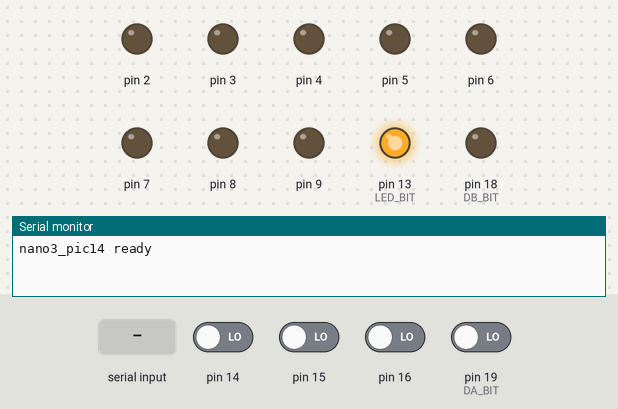
A sketch run on a simulated Arduino Nano, built for the host (arithmetic inside an expression is 32-bit, double 64-bit). Parts: output pins drawn as LEDs (lit = HIGH), the last lines printed to the serial monitor. The test bench sets the inputs (shaded band); at power-on: pin 14–16, pin 19 (DA_BIT) LOW. Pins used as bus, display or sensor lines are not drawn.

Above: at 1.2 s.
1.3 s: "S" received over Serial
2.8 s: "?" received over Serial
4.3 s: "R" received over Serial
At 43.0 s:
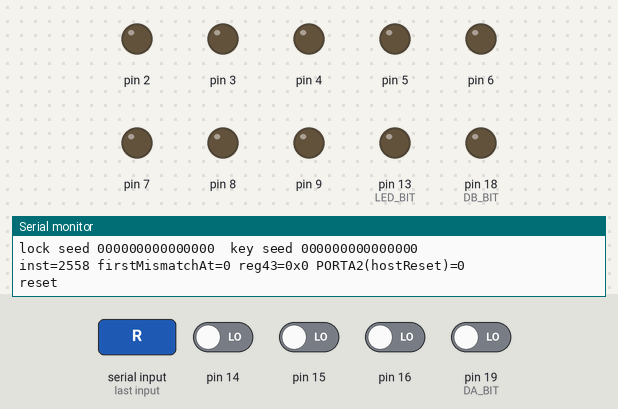
Timing chart, 0 to 43.2 s (numbered marks = the images above; inputs shaded):
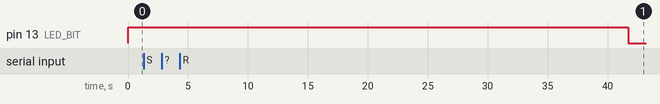

Measured:
- after the input at 4.3 s, pin 13 (LED_BIT): HIGH → LOW after 37.4 s instead of 33.1 s

The sketch:

nano3_pic14.ino
```cpp
// Nano-3: SuperCIC の Lock を「アルゴリズムを読んで移植」せず、
// アセンブル済みバイナリ(supercic-lock.hex)をそのまま解釈実行する。
//
// ■ なぜこの形にしたか
// 2日間「アセンブラを読んでアルゴリズムを抽出し、自分の設計で組み直す」を
// やり続け、そのたびに読み違えて実機で総当りに戻った。
// supercic-lock.hex は sanniのOSCRがSA-1を吸うのに実際使っている実装。
// 動いているバイナリをそのまま実行すれば、読み違えようがない。
// PC側の pic14.py で同じインタプリタを検証済み（lock/keyシード表が本家と完全一致）。
//
// ■ タイミングの考え方
// lock.asm は _EC_OSC（外部クロック）設定。PICの1命令 = 外部クロック4発
// （goto/call/スキップ成立時は2命令分＝8発）。実機のKeyは**パルス数**で
// 反応することを確認済み（間引きを変えても同じパルス数で反応した）ので、
// 絶対時間は問わない。だからAVR側は「1命令ぶんのクロックパルスを正確な
// 発数だけ出す」ことだけ気にすればよく、実時間の制約がない。
//
// ■ 入出力のタイミング
// 各PIC命令について: 実行前のポート状態でGPIO読み込みを解決し、
// 実行でGPIOへの書き込みがあれば新しい値を反映してから、
// その命令の長さ分のクロックパルスを送る。
//
// ■ ポート対応（lock.asm より）
//   PIC PORTC.0 -> A4(PC4) -> ソケット2番 -> カート24（データ）
//   PIC PORTC.1 -> A5(PC5) -> ソケット1番 -> カート55（データ）
//   PIC PORTC.2 -> A3(PC3) -> ソケット11番 -> カート25（Keyへのリセット出力）
//   クロック    -> D12(PB4) -> ソケット7番 -> カート56/57
//   PIC PORTA.2 (ホストリセット解除) は物理配線なし。内部状態のみ追跡。
//
// ■ LEDの意味（D13 = PB5）
// アルゴリズム自身が握手の成否を 0x43 のbit1(key invalid)に持っている。
// 外部で判定ロジックを作る必要がない。
//   点灯 = 現在 key valid（照合が合っている）
//   消灯 = key invalid（不一致を検出した）
//
// ■ シリアル
// 開発中の検証用。'S'を送るとシード表を、'?'を送ると現在のラウンド数と
// valid フラグを返す。最終的にPCと繋がない自律運用にするときは、
// setup()のSerial初期化を残したままでも実害はない（read()が何もなければ素通り）。

#include <Arduino.h>
#include "nano3_pic14_rom.h"

#define CLK_BIT _BV(PB4)
#define RST_BIT _BV(PC3)     // 使わない。PIC PORTC.2 が直接カート25を駆動する
// A4/A5とPIC PORTC.0/.1の対応は未確定（旧プロトコルでも swap フラグで
// 両方試していた）。最初の実機テストで最初のビット交換から即座に
// 不一致になったため、まず入れ替えて試す。
#define DA_BIT  _BV(PC5)     // PIC PORTC.0 <-> カート55(A5)
#define DB_BIT  _BV(PC4)     // PIC PORTC.1 <-> カート24(A4)
#define LED_BIT _BV(PB5)

static inline void clkPulse() {
  PORTB |= CLK_BIT;
  PORTB &= (uint8_t)~CLK_BIT;
}

// ---- PIC16F630 コア ----
// レジスタ番地は Python版(pic14.py)と同じマッピング。
// 0x02=PCL 0x03=STATUS 0x04=FSR 0x05=PORTA 0x07=PORTC
// 0x85=TRISA 0x87=TRISC （バンク1側の実体）
uint8_t picRam[256];
uint8_t picW;
uint16_t picPC;
uint16_t picStack[8];
uint8_t picSp;
bool picSkip;

static inline uint8_t picBank() { return (picRam[0x03] >> 5) & 1; }

// 両バンク共通のレジスタ。ここを忘れるとバンク1での STATUS操作が
// 別番地に書かれてバンクが戻らなくなる（PC版で一度ハマった）。
static inline bool isCommon(uint8_t f) {
  return f == 0x02 || f == 0x03 || f == 0x04 || f == 0x0A || f == 0x0B;
}

static uint8_t picAddr(uint8_t f) {
  if (f == 0) {                       // INDF
    f = picRam[0x04] & 0x7F;
    if (f == 0) return 0;
  }
  if (isCommon(f)) return f;
  if ((f & 0x7F) >= 0x70) return (uint8_t)((f & 0x7F) | 0x80);
  return (uint8_t)(f | (picBank() << 7));
}

// 物理ピンの読み書き。PORTC.0/1 = データ線(1kΩ越し)、PORTC.2 = Keyリセット。
static void picPortWrite(uint8_t addr, uint8_t val) {
  if (addr == 0x07) {                 // PORTC
    uint8_t trisc = picRam[0x87];
    // TRIS=0(出力)のビットだけ実ピンへ反映する
    if (!(trisc & 0x01)) { if (val & 0x01) PORTC |= DA_BIT; else PORTC &= (uint8_t)~DA_BIT; }
    if (!(trisc & 0x02)) { if (val & 0x02) PORTC |= DB_BIT; else PORTC &= (uint8_t)~DB_BIT; }
    if (!(trisc & 0x04)) { if (val & 0x04) PORTC |= RST_BIT; else PORTC &= (uint8_t)~RST_BIT; }
  }
}

static void picTrisWrite(uint8_t addr, uint8_t val) {
  if (addr == 0x87) {                 // TRISC
    DDRC = (uint8_t)((DDRC & ~(DA_BIT | DB_BIT | RST_BIT))
           | ((val & 0x01) ? 0 : DA_BIT)
           | ((val & 0x02) ? 0 : DB_BIT)
           | ((val & 0x04) ? 0 : RST_BIT));
  }
}

static uint8_t picRd(uint8_t f) {
  uint8_t a = picAddr(f);
  if (a == 0x07) {                    // PORTC 読み込みは実ピンの電位を見る
    uint8_t v = picRam[a] & 0xF8;     // 上位ビットは内部ラッチのまま
    if (PINC & DA_BIT) v |= 0x01;
    if (PINC & DB_BIT) v |= 0x02;
    if (PINC & RST_BIT) v |= 0x04;
    return v;
  }
  if (a == 0x05) return picRam[a];    // PORTA は物理配線なし。ラッチをそのまま返す
  return picRam[a];
}

static void picWr(uint8_t f, uint8_t v) {
  uint8_t a = picAddr(f);
  picRam[a] = v;
  if (a == 0x07) picPortWrite(a, v);
  else if (a == 0x87) picTrisWrite(a, v);
}

static void picSetZ(uint8_t v) {
  if (v == 0) picRam[0x03] |= 0x04; else picRam[0x03] &= (uint8_t)~0x04;
}
static void picSetC(bool c) {
  if (c) picRam[0x03] |= 0x01; else picRam[0x03] &= (uint8_t)~0x01;
}
static inline uint8_t picGetC() { return picRam[0x03] & 1; }

// 命令を実行し、消費サイクル数(1か2)を返す。
static uint8_t picExec(uint16_t op) {
  uint8_t f = op & 0x7F;
  uint8_t d = (op >> 7) & 1;
  uint8_t b = (op >> 7) & 7;
  uint8_t k = op & 0xFF;
  uint8_t cyc = 1;

  auto store = [&](uint8_t v) {
    if (d) picWr(f, v); else picW = v;
  };

  if ((op & 0x3F00) == 0x0700) {                    // ADDWF
    uint16_t v = (uint16_t)picRd(f) + picW;
    picSetC(v > 0xFF); picSetZ((uint8_t)v); store((uint8_t)v);
  } else if ((op & 0x3F00) == 0x0500) {              // ANDWF
    uint8_t v = picRd(f) & picW; picSetZ(v); store(v);
  } else if ((op & 0x3F80) == 0x0180) {              // CLRF
    picWr(f, 0); picSetZ(0);
  } else if ((op & 0x3F80) == 0x0100) {              // CLRW
    picW = 0; picSetZ(0);
  } else if ((op & 0x3F00) == 0x0900) {              // COMF
    uint8_t v = (uint8_t)~picRd(f); picSetZ(v); store(v);
  } else if ((op & 0x3F00) == 0x0300) {              // DECF
    uint8_t v = (uint8_t)(picRd(f) - 1); picSetZ(v); store(v);
  } else if ((op & 0x3F00) == 0x0B00) {              // DECFSZ
    uint8_t v = (uint8_t)(picRd(f) - 1); store(v);
    if (v == 0) { picSkip = true; cyc = 2; }
  } else if ((op & 0x3F00) == 0x0A00) {              // INCF
    uint8_t v = (uint8_t)(picRd(f) + 1); picSetZ(v); store(v);
  } else if ((op & 0x3F00) == 0x0F00) {              // INCFSZ
    uint8_t v = (uint8_t)(picRd(f) + 1); store(v);
    if (v == 0) { picSkip = true; cyc = 2; }
  } else if ((op & 0x3F00) == 0x0400) {              // IORWF
    uint8_t v = picRd(f) | picW; picSetZ(v); store(v);
  } else if ((op & 0x3F00) == 0x0800) {              // MOVF
    uint8_t v = picRd(f); picSetZ(v); store(v);
  } else if ((op & 0x3F80) == 0x0080) {              // MOVWF
    picWr(f, picW);
  } else if ((op & 0x3F9F) == 0x0000) {              // NOP
    ;
  } else if ((op & 0x3F00) == 0x0D00) {              // RLF
    uint8_t v = picRd(f); uint8_t r = (uint8_t)((v << 1) | picGetC());
    picSetC(v & 0x80); store(r);
  } else if ((op & 0x3F00) == 0x0C00) {              // RRF
    uint8_t v = picRd(f); uint8_t r = (uint8_t)((v >> 1) | (picGetC() << 7));
    picSetC(v & 1); store(r);
  } else if ((op & 0x3F00) == 0x0200) {              // SUBWF
    int16_t v = (int16_t)picRd(f) - picW;
    picSetC(v >= 0); picSetZ((uint8_t)v); store((uint8_t)v);
  } else if ((op & 0x3F00) == 0x0E00) {              // SWAPF
    uint8_t v = picRd(f); store((uint8_t)((v << 4) | (v >> 4)));
  } else if ((op & 0x3F00) == 0x0600) {              // XORWF
    uint8_t v = picRd(f) ^ picW; picSetZ(v); store(v);
  } else if ((op & 0x3C00) == 0x1000) {              // BCF
    picWr(f, (uint8_t)(picRd(f) & ~(1 << b)));
  } else if ((op & 0x3C00) == 0x1400) {              // BSF
    picWr(f, (uint8_t)(picRd(f) | (1 << b)));
  } else if ((op & 0x3C00) == 0x1800) {              // BTFSC
    if (!((picRd(f) >> b) & 1)) { picSkip = true; cyc = 2; }
  } else if ((op & 0x3C00) == 0x1C00) {              // BTFSS
    if ((picRd(f) >> b) & 1) { picSkip = true; cyc = 2; }
  } else if ((op & 0x3E00) == 0x3E00) {              // ADDLW
    uint16_t v = (uint16_t)picW + k; picSetC(v > 0xFF); picSetZ((uint8_t)v); picW = (uint8_t)v;
  } else if ((op & 0x3F00) == 0x3900) {              // ANDLW
    picW &= k; picSetZ(picW);
  } else if ((op & 0x3800) == 0x2000) {              // CALL
    picStack[picSp++ & 7] = picPC; picPC = op & 0x7FF; cyc = 2;
  } else if ((op & 0x3800) == 0x2800) {              // GOTO
    picPC = op & 0x7FF; cyc = 2;
  } else if ((op & 0x3F00) == 0x3800) {              // IORLW
    picW |= k; picSetZ(picW);
  } else if ((op & 0x3C00) == 0x3000) {              // MOVLW
    picW = k;
  } else if (op == 0x0009) {                         // RETFIE
    picPC = picStack[--picSp & 7]; cyc = 2;
  } else if ((op & 0x3C00) == 0x3400) {              // RETLW
    picW = k; picPC = picStack[--picSp & 7]; cyc = 2;
  } else if (op == 0x0008) {                         // RETURN
    picPC = picStack[--picSp & 7]; cyc = 2;
  } else if (op == 0x0063) {                         // SLEEP
    ;
  } else if (op == 0x0064) {                         // CLRWDT
    ;
  } else if ((op & 0x3E00) == 0x3C00) {              // SUBLW
    int16_t v = (int16_t)k - picW; picSetC(v >= 0); picSetZ((uint8_t)v); picW = (uint8_t)v;
  } else if ((op & 0x3F00) == 0x3A00) {              // XORLW
    picW ^= k; picSetZ(picW);
  }
  return cyc;
}

static void picStep() {
  // ■ サイクル数の数え方（一度間違えた）
  // PIC16では、スキップが成立したとき**スキップした命令自体が2サイクル**になり、
  // 飛ばされる命令は別途カウントしない（データシート:「次の命令は破棄され
  // NOPが実行されるため2TCY命令となる」）。
  // 以前は「スキップ元に2 + 飛ばされた側にも2」で計4サイクル数えており、
  // スキップのたびに2サイクルぶん余計にクロックを出していた。
  // 握手開始までに数百回スキップするので、Keyとの位相が大きくずれる。
  uint16_t op = pgm_read_word(&PIC_ROM[picPC & 0x7FF]);
  picPC = (picPC + 1) & 0x7FF;
  uint8_t cyc;
  if (picSkip) {
    picSkip = false;
    cyc = 0;              // 費用はスキップ元の命令に計上済み
  } else {
    cyc = picExec(op);
  }
  // 1サイクル=クロック4発。命令の長さぶんパルスを出す。
  const uint8_t pulses = cyc * 4;
  for (uint8_t i = 0; i < pulses; i++) clkPulse();
}

static void picReset() {
  memset(picRam, 0, sizeof(picRam));
  picW = 0; picPC = 0; picSp = 0; picSkip = false;
  DDRB |= CLK_BIT;
  PORTB &= (uint8_t)~CLK_BIT;
  // 起動直後は全ポート入力（ハードリセット直後のPIC相当）
  DDRC &= (uint8_t)~(DA_BIT | DB_BIT | RST_BIT);
}

// ---- 進捗表示 ----
// 0x43 bit1(key invalid)は一度立つとコード側でクリアされない(発見時点のsticky flag)。
// 「起動から何命令目で最初の不一致が起きたか」を記録する。
// 早い段階(数十〜数百命令)なら配線・タイミングのバグ、遅い段階なら別の話。
uint32_t instCount = 0;
uint32_t firstMismatchAt = 0;
uint8_t lastReg43 = 0;

static void checkProgress() {
  instCount++;
  uint8_t r43 = picRam[0x43];
  if ((r43 & 0x02) && !(lastReg43 & 0x02) && firstMismatchAt == 0) {
    firstMismatchAt = instCount;
  }
  lastReg43 = r43;
}

// ■ バンク選択(カートA16-A23)の復活
// このピン(D2-D9)は元々 nano3_bank.ino がバンクカウンタとして駆動していた
// カートの上位アドレス線そのもの(コミット済みの配線、変更なし)。
// nano3_pic14 に載せ替えた際、この出力を引き継ぐのを忘れていて、
// A16-A23 が浮いたままCIC実験をしていた。バンク$00/$C0のつもりで読んでいた
// ものが、電気的には不定なバンクだった可能性がある。
//   D2-D7 = PORTD bit2-7 = A16-A21
//   D8-D9 = PORTB bit0-1 = A22-A23
// 固定バンクを焼き込む。$C0 = 0b11000000 なので A22/A23(D8/D9)だけHigh。
#define TARGET_BANK 0x00

static void writeBank(uint8_t v) {
  DDRD |= 0xFC;                 // D2-D7を出力に
  DDRB |= 0x03;                 // D8-D9を出力に
  PORTD = (PORTD & 0x03) | (uint8_t)(v << 2);
  PORTB = (PORTB & 0xFC) | (uint8_t)(v >> 6);
}

// ■ SYSCK実験用: D6(=A20、バンク値のbit4)を一時的にSYSCK出力へ転用する。
// バンク$00はbit4も0なので、この1本を借りてもバンク$00の正しさには影響しない
// ($C0以降を読むときは元に戻す必要がある)。
// D6=PD6=OC0A。Timer0をCTCモードで使い、ハードウェアでトグルさせる
// (ソフトでは無理。CICのビットバンギングと同じCPUを取り合うことになる)。
// SYSCKは遅延起動しても認証を壊した。おそらくNano-1/2とNano-3が別々の
// 水晶で動いていて位相関係が無いため(実機は全信号が同じ水晶由来)。
// 単純なタイミングの問題ではなく構造的な制約とみて、いったん無効化する。
#define DRIVE_SYSCK 0

static void startSysck() {
  DDRD |= _BV(PD6);
  TCCR0A = _BV(COM0A0) | _BV(WGM01);  // CTCモード、比較一致でOC0Aをトグル
  TCCR0B = _BV(CS00);                 // 分周なし。16MHz/(2*(1+OCR0A))
  OCR0A = 1;                          // 4MHz。MCKと合わせる
}

// 切り分け用: バンク出力を一時的に無効化し、以前の(認証だけが動いていた)
// 状態に戻して認証が復活するか確認する。0にすればD2-D9は触らず放置。
#define DRIVE_BANK 1

void setup() {
  DDRB |= LED_BIT;
#if DRIVE_BANK
  writeBank(TARGET_BANK);
#endif
  // SYSCKは起動直後は出さない。「解錠中にSYSCKを供給するとデータが壊れる」
  // という報告どおり、認証成立前に有効化したら即座に不一致で落ちた(実測)。
  // 認証が安定するまで(実測で約58000命令、1秒未満)待ってから有効化する。
  Serial.begin(115200);
  picReset();
  Serial.println(F("nano3_pic14 ready"));
}

uint32_t lastReport = 0;
bool sysckStarted = false;

void loop() {
  picStep();
  checkProgress();

#if DRIVE_SYSCK
  // 認証が一度でも成立(有効フラグが立つ)してから、余裕を持たせてSYSCKを起動する。
  if (!sysckStarted && instCount > 200000UL) {
    startSysck();
    sysckStarted = true;
  }
#endif

  // LED: 0x43 bit1 が立っていなければ valid（点灯）。
  if (picRam[0x43] & 0x02) PORTB &= (uint8_t)~LED_BIT;
  else PORTB |= LED_BIT;

  if (Serial.available()) {
    char c = Serial.read();
    if (c == 'S') {
      Serial.print(F("lock seed "));
      for (uint8_t i = 0; i < 15; i++) Serial.print(picRam[0x21 + i], HEX);
      Serial.print(F("  key seed "));
      for (uint8_t i = 0; i < 15; i++) Serial.print(picRam[0x31 + i], HEX);
      Serial.println();
    } else if (c == '?') {
      Serial.print(F("inst=")); Serial.print(instCount);
      Serial.print(F(" firstMismatchAt=")); Serial.print(firstMismatchAt);
      Serial.print(F(" reg43=0x")); Serial.print(picRam[0x43], HEX);
      Serial.print(F(" PORTA2(hostReset)=")); Serial.println((picRam[0x05] >> 2) & 1);
    } else if (c == 'R') {
      picReset(); instCount = 0; firstMismatchAt = 0; lastReg43 = 0;
      Serial.println(F("reset"));
    }
  }
}
```

Source omitted: no3_pic14_rom.h (data table, 5879 bytes)
